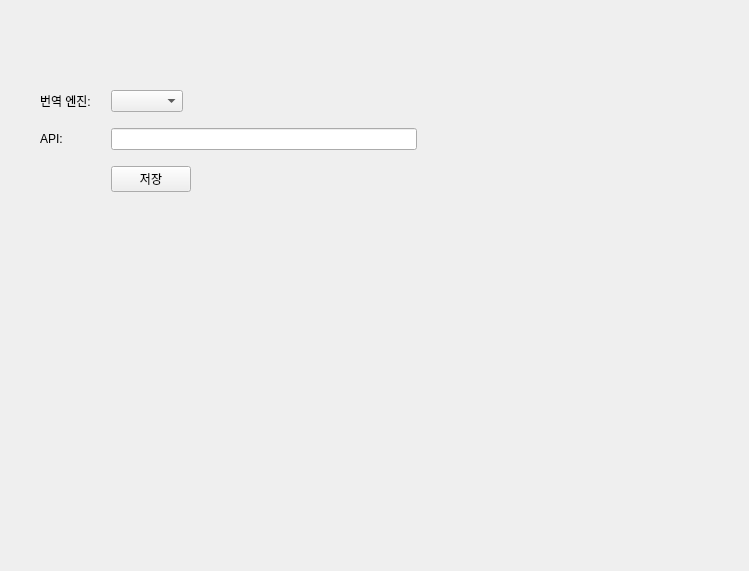
<?xml version="1.0" encoding="UTF-8"?>
<ui version="4.0">
 <class>EngineOptionWidget</class>
 <widget class="QWidget" name="EngineOptionWidget">
  <property name="geometry">
   <rect>
    <x>0</x>
    <y>0</y>
    <width>749</width>
    <height>571</height>
   </rect>
  </property>
  <property name="windowTitle">
   <string>EngineOptionWidget</string>
  </property>
  <widget class="QWidget" name="gridLayoutWidget">
   <property name="geometry">
    <rect>
     <x>40</x>
     <y>90</y>
     <width>377</width>
     <height>102</height>
    </rect>
   </property>
   <layout class="QGridLayout" name="engineLayout">
    <property name="horizontalSpacing">
     <number>20</number>
    </property>
    <property name="verticalSpacing">
     <number>16</number>
    </property>
    <item row="1" column="0" alignment="Qt::AlignmentFlag::AlignLeft|Qt::AlignmentFlag::AlignVCenter">
     <widget class="QLabel" name="apiNamelabel">
      <property name="sizePolicy">
       <sizepolicy hsizetype="Fixed" vsizetype="Fixed">
        <horstretch>0</horstretch>
        <verstretch>0</verstretch>
       </sizepolicy>
      </property>
      <property name="text">
       <string>API: </string>
      </property>
     </widget>
    </item>
    <item row="0" column="1" alignment="Qt::AlignmentFlag::AlignLeft|Qt::AlignmentFlag::AlignVCenter">
     <widget class="DropdownMenu" name="enginSelectCombo">
      <property name="sizePolicy">
       <sizepolicy hsizetype="Fixed" vsizetype="Fixed">
        <horstretch>0</horstretch>
        <verstretch>0</verstretch>
       </sizepolicy>
      </property>
     </widget>
    </item>
    <item row="1" column="1" alignment="Qt::AlignmentFlag::AlignVCenter">
     <widget class="QLineEdit" name="apiInputLine">
      <property name="minimumSize">
       <size>
        <width>300</width>
        <height>0</height>
       </size>
      </property>
     </widget>
    </item>
    <item row="0" column="0" alignment="Qt::AlignmentFlag::AlignLeft|Qt::AlignmentFlag::AlignVCenter">
     <widget class="QLabel" name="enginNamelabel">
      <property name="sizePolicy">
       <sizepolicy hsizetype="Fixed" vsizetype="Preferred">
        <horstretch>0</horstretch>
        <verstretch>0</verstretch>
       </sizepolicy>
      </property>
      <property name="text">
       <string>번역 엔진:</string>
      </property>
     </widget>
    </item>
    <item row="2" column="1" alignment="Qt::AlignmentFlag::AlignLeft|Qt::AlignmentFlag::AlignTop">
     <widget class="QPushButton" name="apiKeySaveButton">
      <property name="text">
       <string>저장</string>
      </property>
     </widget>
    </item>
   </layout>
  </widget>
 </widget>
 <customwidgets>
  <customwidget>
   <class>DropdownMenu</class>
   <extends>QComboBox</extends>
   <header>SubWidgets/DropdownMenu.h</header>
  </customwidget>
 </customwidgets>
 <resources/>
 <connections/>
</ui>
